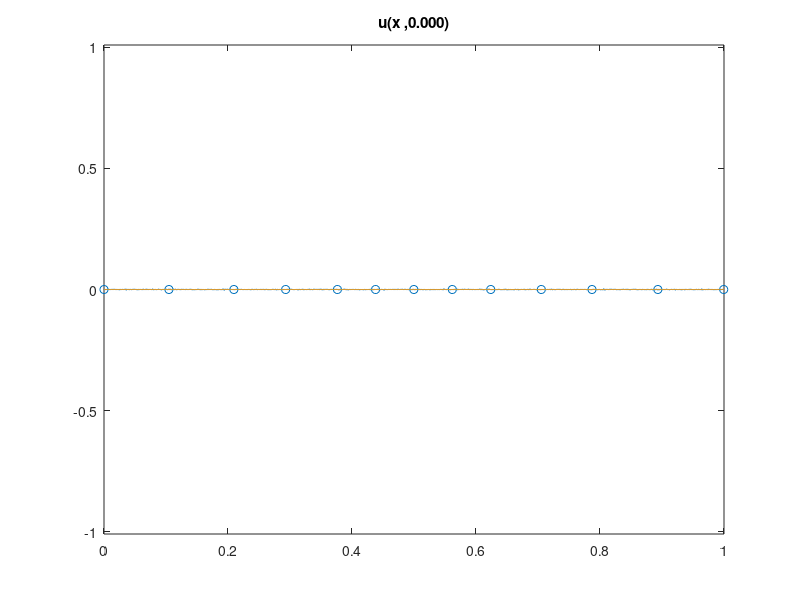

Source code (MATLAB): (Note: this script raises an error after producing the figure.)
%function Chafee_Infante(N1,T,nui,alphai,graph)
%Chafee-Infante eq. u_t - nu*u_xx = u - alpha*u^3
%basic constants defined by problem

%%%%%%%%%%%%%%%%%%%%%%%%%%%%%%%%%%%%%%%%%%%%%%%%%%%%%%%%%%%%%%%%%%%%%%%%%%%
%Solves Chafee-Infante equation using data assimilation on a uniform grid
%
%Meant to use loaded data from Data directory
%%%%%%%%%%%%%%%%%%%%%%%%%%%%%%%%%%%%%%%%%%%%%%%%%%%%%%%%%%%%%%%%%%%%%%%%%%%
% close all; clear all;
close all;
clear all;
global alpha nu x N;
global u v_g v_c v_o v_h1 x_nodes_g x_nodes_c x_nodes_o x_nodes_h1c x_nodes_h1g u_f umv_error 
global car grid optimal hybrid1
%% Load Variables
% load('Data\2018.01.23.01.24.03.575.mat')
if( exist('T','var') == 0)
    alpha = 1;
    %alpha = 0;
%     nu = 7.5e-6;
%     nu = 0.0001;
    nu = 1e-4;
%     nu = 6.25e-4;
%     nu = 1.5625e-04

    %     nu is in [7.5e-6,0.01]
%         dt = 0.02;
    %     error = ;
%     M = .25*nu^-.5;
%     M = 0.25*nu^-0.5
%     min_nodes = max(ceil(M),5);
%     min_nodes = 25;
    min_nodes = 15;
    L = 1;
    N = 2^12;
    mu = 100;
    car_mu = 1;
%    seed = randi(10000)
    seed = 1851
%      seed = 1263
    T = 50;
end

graph = true;
car = false;
grid = true;
optimal = true;
hybrid1 = false;
opt_tol = 1e-1;
% graph = false;

%% Initialize other constants

dx = L/N;
%x = linspace(0,L,N);
x = 0 + dx*(0:(N-1));
t_ramp = 0;

%% Initial Conditions
% seed = randi(10000);
% fprintf('seed: %d\n', seed);
rng(seed);
a = (10^(0))*randn(1,floor(N/5));
k = 1:1:floor(N/5);
u_0 = zeros(1,N);
for i = 1:floor(N/5)
    u_0 = u_0 + (a(i)*sin(2*pi*k(i)*x/L));
end
u_0 = u_0/(norm(u_0)*sqrt(dx))*10^-3;

% dt = dx/(1/sqrt(alpha)); % CFL, Courant Fredrich Lewy number for advection
dt = .01;
% dt <= dx/velocity.  Our max velocity is max value u ever takes on, namely
% 1/sqrt(alpha);
timesteps = ceil(T/dt);


% Convex Splitting Method
A = (nu/(dx^2))*gallery('tridiag',N-1,1,-2,1) + (1+2*alpha)*speye(N-1);
B = speye(N-1) - dt*A;

u = u_0';
t=0;
%%%%%%%%%%%%%%%%%%%%%%%%%%%%%%%%%%%%%%%%%%%%%%%%%%%%%%%%%%%%%%%%%%%%%%%%%%%%%%%%%%%%%%%%%%%%%%%%%%%%%%%%%%
%% Data Assimilation
global velocity direction pass
if(car)
%     int_nodes_c = floor(min_nodes/2);
%     int_nodes_c = min_nodes;
%     int_nodes_c = 10;
    i_nodes_c = 1:int_nodes_c;
    x_nodes_c = x(i_nodes_c);
%     velocity = length(i_nodes_c);
%     velocity = 40;
    velocity =  20;
    direction = 1;
    pass = 0;
end
if(grid)
    int_nodes_g = min_nodes;
    i_nodes_g =[1         430         859        1201        1543        1795        2048        2302        2556        2890        3225        3660        4095];
    int_ndoes_g = length(i_nodes_g);
%     i_nodes_g = floor(linspace(1,N-1,int_nodes_g));
    x_nodes_g = x(i_nodes_g);
end
if(hybrid1)
    int_nodes_h1g = floor(min_nodes/2);
    i_nodes_h1g = floor(linspace(1,N-1,int_nodes_h1g));
    x_nodes_h1g = x(i_nodes_h1g);
    
    int_nodes_h1c = floor((min_nodes+1)/2);
    i_nodes_h1c = 1:int_nodes_h1c;
    x_nodes_h1c = x(i_nodes_h1c);
    velocity = length(i_nodes_h1c);
%     velocity =  20;
    direction = 1;
    pass = 0;
end
global ramp
ramp = false;
%%%%%%%%%%%%%%%%%%%%%%%%%%%%%%%%%%%%%%%%%%%%%%%%%%%%%%%%%%%%%%%%%%%%%%%%%%%%%%%%%%%%%%%%%%%%%%%%%%%%%%%%%

v_c = zeros(size(u));
v_g = v_c;
v_o = v_c;
v_h1 = v_c;
%             error_DA(1) = norm(u_0);
ui = u(2:N);
vi_g = v_g(2:N);
vi_c = v_c(2:N);
vi_o = v_o(2:N);
vi_h1 = v_h1(2:N);
u_f = abs(fft(u)/N);
% umv_error = abs(u-v);
% umv_error = ones(1,timesteps);
%% Plot Setup
%plot initial data and define plot
if(graph)
    global h1 h2_g h2_c h2_o hybrid1_graph h3 h4 h5 f1 e1 hybrid1_grid
    figure
%     subplot(1,2,1);
    h1 = plot(x,u_0);
    hold on;
%     h2 = plot(x,zeros(1,N));
    if(grid)
        h2_g = plot(x,zeros(1,N));
        set(h2_g, 'XDataSource','x');
        set(h2_g, 'YDataSource','v_g');
        h3 = scatter(x_nodes_g,zeros(1,length(x_nodes_g)),'ob');
        set(h3, 'XDataSource','x_nodes_g');
%         set(h3, 'YDataSource','zeros(1,length(x_nodes_g))');
    end
    if(car)
        h2_c = plot(x,zeros(1,N));
        set(h2_c, 'XDataSource','x');
        set(h2_c, 'YDataSource','v_c');
        h4 = scatter(x_nodes_c,zeros(1,length(x_nodes_c)),'sr');
        set(h4, 'XDataSource','x_nodes_c');
%         set(h4, 'YDataSource','zeros(1,length(x_nodes_c))');
    end
    if(optimal)
        h2_o = plot(x,zeros(1,N));
        set(h2_o, 'XDataSource','x');
        set(h2_o, 'YDataSource','v_o');
    end
    if(hybrid1)
        hybrid1_graph =  plot(x,zeros(1,N));
        set( hybrid1_graph, 'XDataSource','x');
        set( hybrid1_graph, 'YDataSource','v_h1');
        hybrid1_grid = scatter([x_nodes_h1c;x_nodes_h1g],zeros(1,length(x_nodes_h1c)+length(x_nodes_h1g)),'sr');
        set(hybrid1_grid, 'XDataSource','[x_nodes_h1c;x_nodes_h1g]');
    end
    y_amp = max([1.01/sqrt(alpha), 1e-2]);
    axis([0 L -y_amp y_amp]);
    set(h1, 'XDataSource','x');
    set(h1, 'YDataSource','u');

    %     set(h3, 'YDataSource','zeros(1,length(x_nodes))');
    title ( sprintf ('u(x ,%1.3f)',0 ));
    
    %     drawnow;
    %     f = subplot(1,2,2);
%     subplot(1,2,2);
%     f1 = loglog(u_f(1:N/2));
%     hold on;
%     y1=get(gca,'ylim');
%     line([N/4 N/4],[1e-20 1e10],'Color','red');
%     line([1e-0 N/4],[1e-15 1e-15],'Color','red');
%     axis([1,N/2,1e-20,1e5]);
%     set(f1, 'YDataSource','u_f(1:N/2)');
%     title ( sprintf ('Spectrum of u at time: %1.3f',t-t_ramp ));
    
    %     subplot(2,2,[3 4])
    % %     e1 = plot(umv_error);
    %     e1 = semilogy(dt:dt:T, umv_error);
    %
    % %     ylim([1e-15 1e5])%     set(gca, 'YScale', 'log')
    %     set(e1, 'YDataSource', 'umv_error');
    %     title(sprintf('Data Assimilation Error at time: %1.3f',t));
    
    %
end


%% Main Loop
% close all
% f = figure;
% line([N/4 N/4], [0 inf]);
% for k = 1:timesteps
%% Ramp up
offset = 0;

while(max(abs(u))<.8/sqrt(alpha)&&t<T)
    %% Graphing fft
    if (graph && mod(offset,100) == 0)
        if(~Graphing(t,t_ramp))
            return
        end
        %     pause;
    end
    
    %solves pde
    
    offset = offset +1;
    t = t+dt;
%     umv = u - v;
    %error_DA(k) = sqrt(dx)*norm(umv);
    ui = B\(ui.*(ones(N-1,1)+dt.*(alpha.*(-2-(ui.^2))))); %Convex Splitting Method
    u(2:N) = ui;
    u_f = abs(fft(u)/N);
    %     umv_error(offset) = sqrt(dx)*norm(u-v);
end
offset = 0;
if t >= T
    close all;
    return
end
t_ramp = t;
% dt = 1.1*dt;
error_DA_c = zeros(1,timesteps-offset);
error_DA_g = zeros(1,timesteps-offset);
error_DA_o = zeros(1,timesteps-offset);
error_DA_h1 = error_DA_o;
error = 1;
ramp = true;
if(optimal)
%     i_nodes_o = find(abs(u)<1e-1);
%     i_nodes_o = uniquetol(i_nodes_o,10/max(i_nodes_o));
%     i_nodes_o = floor((i_nodes_o(1:end-1) + i_nodes_o(2:end))/2);
%     i_nodes_o = [i_nodes_o;1;N-1];
%     i_nodes_o = unique(i_nodes_o);
%     i_nodes_o(end) = [];
%     int_nodes_o = length(i_nodes_o);
% i_nodes_o = [1;N/2;N-1];
% i_nodes_o =i_nodes_g;
% i_nodes_o(3)=[]
% int_nodes_o = length(i_nodes_o);
i_nodes_o = [1:580,1050:N-1];
int_nodes_o = length(i_nodes_o);
x_nodes_o = x(i_nodes_o);
% int_nodes_o = length(i_nodes_o);
% x_nodes
%     x_nodes_0 = abs
    if(graph)
%         subplot(1,2,1);
        h5 = scatter(x_nodes_o,zeros(1,length(x_nodes_o)),'+m');
        set(h5, 'XDataSource','x_nodes_o');
        h2_o = plot(x,zeros(1,N));
        set(h2_o, 'XDataSource','x');
        set(h2_o, 'YDataSource','v_o');
    end
end

% pause;
%% Data Assimiliation
for k = 1:timesteps-offset
    
%     if(k==1000)
%         dt = 20*dt;
%         A = (nu/(dx^2))*gallery('tridiag',N-1,1,-2,1) + (1+2*alpha)*speye(N-1);
%         B = speye(N-1) - dt*A;
%     end
    t = t+dt;
    if(grid)
        umv1 = u - v_g;
%         Grid Moves
%         if(k~=1)
%             i_nodes_g(2:end-1) = mod((i_nodes_g(2:end-1)+1),N-1);
%             i_nodes_g = unique(i_nodes_g);
%             if(i_nodes_g(1) == 0)
%                 i_nodes_g(1:2) = [1,2];
%             end
%             x_nodes_g = x(i_nodes_g);
%         end
        Ih_umv_g = interp1(x_nodes_g,umv1(i_nodes_g),x)';
        Ih_umv_g(end) = [];
        
    end
    if(hybrid1)
        umvh1 = u - v_h1;
        Ih_umv_h1g = interp1(x_nodes_h1g,umvh1(i_nodes_h1g),x)';
        Ih_umv_h1g(end) = [];   
        if(k~=1)
            [x_nodes_h1c, i_nodes_h1c] = updateNodes(i_nodes_h1c);
        end
%         umv2 = u - v_c;
        %         Ih_umv = interpl(x_nodes_c,umv2(i_nodes_c),
        Ih_umv_h1c = [zeros(1,i_nodes_h1c(1)-1),interp1(x_nodes_h1c,umvh1(i_nodes_h1c),x(i_nodes_h1c)),zeros(1,N-i_nodes_h1c(end))]';
        Ih_umv_h1c(1) = [];
    end
    if(optimal)
        umv3 = u - v_o;
        if(mod(k,50)==0&&max(abs(umv3))>opt_tol)
%             if(max(abs(umv3))>1e-5)
%                 [~,newnode] = max(abs(umv3));
%                 i_nodes_o = [i_nodes_o;newnode];
%                 i_nodes_o = unique(i_nodes_o);
%                 int_nodes_o = length(i_nodes_o);
%                 x_nodes_o = x(i_nodes_o);
%                 if(graph)
% %                     subplot(1,2,1);
%                     h5 = scatter(x_nodes_o,zeros(1,length(x_nodes_o)),'+m');
%                     set(h5, 'XDataSource','x_nodes_o');
%                 end
%             end
                
        end
        Ih_umv_o = interp1(x_nodes_o,umv3(i_nodes_o),x)';
        Ih_umv_o(end) = [];
        
    end
    if(car)
        if(k~=1)
            [x_nodes_c, i_nodes_c] = updateNodes(i_nodes_c);
        end
        umv2 = u - v_c;
        %         Ih_umv = interpl(x_nodes_c,umv2(i_nodes_c),
        Ih_umv_c = [zeros(1,i_nodes_c(1)-1),interp1(x_nodes_c,umv2(i_nodes_c),x(i_nodes_c)),zeros(1,N-i_nodes_c(end))]';
        Ih_umv_c(1) = [];

    end
    %     umv = u - v;
    %     error_DA_c(k) = sqrt(dx)*norm(umv1);
    %     error_DA_c(k) = sqrt(dx)*norm(umv2);
    
    %     if(max(error_DA(k)>1e50))
    %         return
    %     end
    %     Ih_umv = interp1(x_nodes,umv(i_nodes),x)';
    %     Ih_umv(1) = [];
    % Ih_umv(end) = [];
    
    ui = B\(ui.*(ones(N-1,1)+dt.*(alpha.*(-2-(ui.^2))))); %Convex Splitting Method
    
    u(2:N) = ui;
    if(car)
        vi_c = B\(vi_c+dt*(alpha*(-2*vi_c-(vi_c.^3))+ (car_mu*mu)*Ih_umv_c)); %Convex Splitting Method
        v_c(2:N) = vi_c;
        error_DA_c(k+1) = sqrt(dx)*norm(u-v_c);
    end
    if(grid)
        vi_g = B\(vi_g+dt*(alpha*(-2*vi_g-(vi_g.^3))+ mu*Ih_umv_g)); %Convex Splitting Method
        v_g(2:N) = vi_g;
        error_DA_g(k+1) = sqrt(dx)*norm(u-v_g);
    end
    if(hybrid1)
        vi_h1 = B\(vi_h1+dt*(alpha*(-2*vi_h1-(vi_h1.^3))+ (mu)*(car_mu*Ih_umv_h1c + Ih_umv_h1g))); %Convex Splitting Method
        v_h1(2:N) = vi_h1;
        error_DA_h1(k+1) = sqrt(dx)*norm(u-v_h1);
    end
    if(optimal)
        vi_o = B\(vi_o+dt*(alpha*(-2*vi_o-(vi_o.^3))+ mu*Ih_umv_o)); %Convex Splitting Method
        v_o(2:N) = vi_o;
        error_DA_o(k+1) = sqrt(dx)*norm(u-v_o);
    end
    %     vi_g = B\(vi_g+dt*(alpha*(-2*vi_g-(vi_g.^3))+ mu*Ih_umv)); %Convex Splitting Method
    %     v_g(2:N) = vi_g;
    %     error_DA(k+1) = norm(u-v);
    %     umv_error(offset+k) = sqrt(dx)*norm(u-v);
    
    
    %% Graphing
    %redraw plot
    show = 20;
    if(k<=10)
        show = 20;
    end
    %     if(max(u)> 0.9/sqrt(alpha)&&graph && mod(k,5) == 0
    if(graph && mod(k,show) == 0)
        if(~Graphing(t,t_ramp))
            return
        end
    end
    
    
end
if(graph)
    figure
    if(grid)
%         subplot(1,3,1)
        semilogy(dt*(offset):dt:T, error_DA_g);
    end
    hold on;
    if(car)
%         subplot(1,3,2)
        semilogy(dt*(offset):dt:T, error_DA_c);
    end
    hold on;
    if(optimal)
%         subplot(1,3,3)
        semilogy(dt*(offset):dt:T, error_DA_o);
%         int_nodes_o
    end
end

%% Save Data
%         date = datestr(now,'yyyy.mm.dd.HH.MM.SS.FFF');
%         save(['Data/' date '.mat'],'L','N','T','dt','alpha','nu','mu','seed','int_nodes','min_nodes','error');

function [x_nodes, i_nodes] = updateNodes(prev_nodes)
global x N direction velocity pass;
if(pass ==1)
    i_nodes = 1:length(prev_nodes);
    x_nodes = x(i_nodes);
    pass = 0;
elseif(prev_nodes(end)+direction*velocity >= N-1)
    pass = 1;
    i_nodes = N-length(prev_nodes):N-1;
    x_nodes = x(i_nodes);
else
    i_nodes = prev_nodes+direction*velocity;
    x_nodes = x(i_nodes);
    
    
        
end
% if(min(abs(v)) < 1)
%     vel = 1;
% else
%     vel = 20;
% end
% if(prev_nodes(end)+direction*velocity >= N-1)
% %     direction = -1;
% %     pass = 1;
% %     i_nodes = [N-length(prev_nodes):N-1];
% %     x_nodes = x(i_nodes);
% %     direction = 1;
%     pass = 1;
%     i_nodes = 1:length(prev_nodes);
%     x_nodes = x(i_nodes);
% elseif(prev_nodes(1)+direction*velocity <=1)
%     direction = 1;
%     i_nodes = [2:length(prev_nodes)+1];
%     x_nodes = x(i_nodes);
% else
%     % n = min(find((abs(uv)==max(abs(uv)))));
%     i_nodes = (prev_nodes+direction*velocity);
%     x_nodes = x(i_nodes);
%     % x_nodes = [x(prev_nodes),x(n)];
%     % i_nodes = [prev_nodes,n];
%     %     x_nodes = unique([x(prev_nodes),x(n)]);
%     %     i_nodes = unique([prev_nodes,n]);
% end
end
function [check] = Graphing(t,t_ramp)
global h1 h2_g h2_c h2_o hybrid1_graph h3 h4 h5 f1 e1 hybrid1_grid
global grid car optimal ramp hybrid1
global x u_f u v error_DA int_nodes N x_nodes_c x_nodes_g x_nodes_o x_nodes_h1c x_nodes_h1g umv_error v_g v_c v_o v_h1
if(~ishghandle(h1))%||~ishghandle(f1))%||~ishghandle(e1))
    check = false;
    return;
end
check = true;
% subplot(1,2,1);
refreshdata(h1,'caller');
if(grid)
    refreshdata(h2_g,'caller');
    refreshdata(h3,'caller');
end
if(car)
    refreshdata(h2_c,'caller');
    refreshdata(h4,'caller');
end
if(optimal && ramp)
    refreshdata(h5,'caller');
    refreshdata(h2_o,'caller');
end
if(hybrid1)
    refreshdata(hybrid1_graph,'caller');
    refreshdata(hybrid1_grid,'caller');
end
% refreshdata;
title ( sprintf ('u(x ,%1.3f)',t-t_ramp ));
%         drawnow;
%
% subplot(1,2,2);
% refreshdata(f1,'caller');
% % refreshdata;
% title ( sprintf ('Spectrum of u at time: %1.3f',t-t_ramp ));

% subplot(2,2,[3 4]);
% refreshdata(e1,'caller');
% refreshdata;
% title ( sprintf ('Data Assimilation Error at time: %1.3f',t ));
%         u_hat = fft(u);
%         u_hat = fft(u);
%         loglog(abs(u_hat(1:N/2))/N);
%         hold on;
%         y1=get(gca,'ylim');
% %         line([N/4 N/4],[1e-20 1e10],'Color','red');
%         line([1e-0 N/4],[1e-15 1e-15],'Color','red');
%         axis([1,N/2,1e-20,1e5]);
%         title ( sprintf ('Spectrum of u at time: %1.3f',t ));
drawnow;
end



